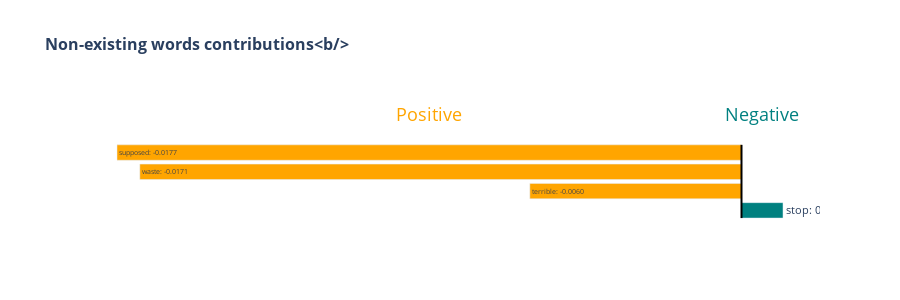
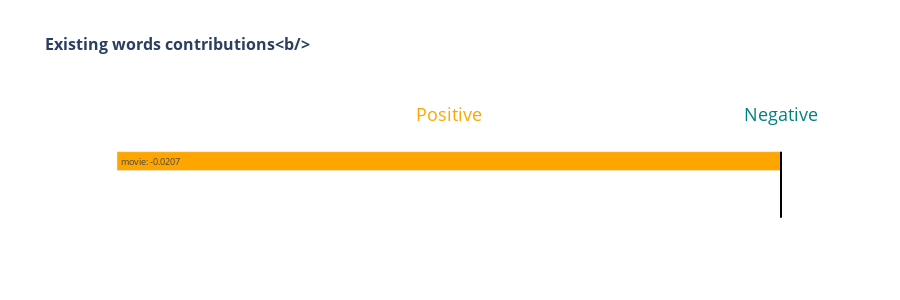
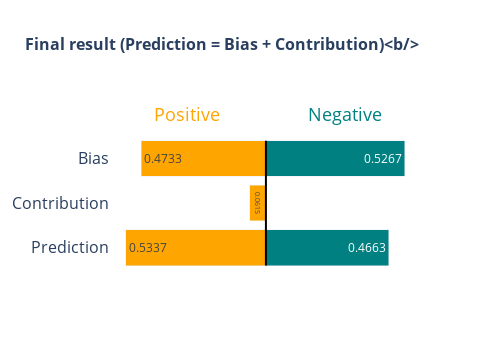

Notebook source saved alongside these figures, in order:
### Code cell
from importlib import reload
from dtextract.interpreter.visualize import text_visualizer as tv
reload(tv)
tv.init_notebook_visualization()

classes = {0: 'Negative', 1: 'Positive'}

ind = 0
tv.visualize_normal(columnNames, biases[ind], predictions[ind], exps[ind], classes)

### Figure 1 — Plotly figure (JSON) as saved in the notebook; plotly's stock layout.template omitted (floating-point values rounded to 4 significant figures)
{"data": [{"base": 0, "marker": {"color": ["teal", "orange", "orange", "orange"]}, "name": "Contributions", "orientation": "h", "text": ["stop: 0.0012", "terrible: -0.0060", "waste: -0.0171", "supposed: -0.0177"], "textposition": "auto", "type": "bar", "x": [0.001177, -0.006004, -0.01707, -0.01772], "y": ["stop", "terrible", "waste", "supposed"]}], "layout": {"annotations": [{"font": {"color": "teal", "size": 18}, "showarrow": false, "text": "Negative", "x": 0.0005887, "y": 5}, {"font": {"color": "orange", "size": 18}, "showarrow": false, "text": "Positive", "x": -0.008858, "y": 5}], "autosize": false, "height": 300, "plot_bgcolor": "rgba(0,0,0,0)", "shapes": [{"line": {"color": "Black", "width": 2}, "type": "line", "x0": 0, "x1": 0, "y0": -0.4, "y1": 3.4}], "title": {"font": {"size": 16}, "text": "<b>Non-existing words contributions<b/>"}, "xaxis": {"showticklabels": false}, "yaxis": {"showticklabels": false}}}

### Figure 2 — Plotly figure (JSON) as saved in the notebook; plotly's stock layout.template omitted (floating-point values rounded to 4 significant figures)
{"data": [{"base": 0, "marker": {"color": ["teal", "teal", "orange"]}, "name": "Contributions", "orientation": "h", "text": [": 0.0000", " : 0.0000", "movie: -0.0207"], "textposition": "auto", "type": "bar", "x": [0, 0, -0.02071], "y": ["", " ", "movie"]}], "layout": {"annotations": [{"font": {"color": "teal", "size": 18}, "showarrow": false, "text": "Negative", "x": 0, "y": 4}, {"font": {"color": "orange", "size": 18}, "showarrow": false, "text": "Positive", "x": -0.01035, "y": 4}], "autosize": false, "height": 300, "plot_bgcolor": "rgba(0,0,0,0)", "shapes": [{"line": {"color": "Black", "width": 2}, "type": "line", "x0": 0, "x1": 0, "y0": -0.4, "y1": 2.4}], "title": {"font": {"size": 16}, "text": "<b>Existing words contributions<b/>"}, "xaxis": {"showticklabels": false}, "yaxis": {"showticklabels": false}}}

### Figure 3 — Plotly figure (JSON) as saved in the notebook; plotly's stock layout.template omitted (floating-point values rounded to 4 significant figures)
{"data": [{"base": 0, "marker": {"color": "teal"}, "orientation": "h", "text": ["0.4663", "0.0012", "0.5267"], "textposition": "auto", "type": "bar", "x": [0.4663, 0.001177, 0.5267], "y": ["Prediction", "Contribution", "Bias"]}, {"base": 0, "marker": {"color": "orange"}, "orientation": "h", "text": ["0.5337", "0.0615", "0.4733"], "textposition": "auto", "type": "bar", "x": [-0.5337, -0.0615, -0.4733], "y": ["Prediction", "Contribution", "Bias"]}], "layout": {"annotations": [{"font": {"color": "teal", "size": 18}, "showarrow": false, "text": "Negative", "x": 0.3, "y": 3}, {"font": {"color": "orange", "size": 18}, "showarrow": false, "text": "Positive", "x": -0.3, "y": 3}], "autosize": false, "barmode": "stack", "height": 350, "plot_bgcolor": "rgba(0,0,0,0)", "shapes": [{"line": {"color": "Black", "width": 2}, "type": "line", "x0": 0, "x1": 0, "y0": -0.4, "y1": 2.4}], "showlegend": false, "title": {"font": {"size": 16}, "text": "<b>Final result (Prediction = Bias + Contribution)<b/>"}, "width": 500, "xaxis": {"showticklabels": false}, "yaxis": {"tickfont": {"size": 16}}}}
